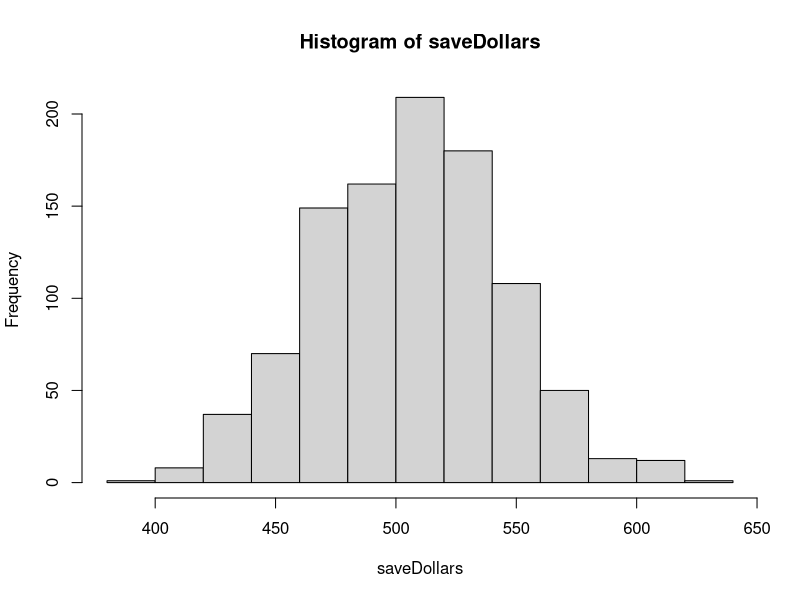
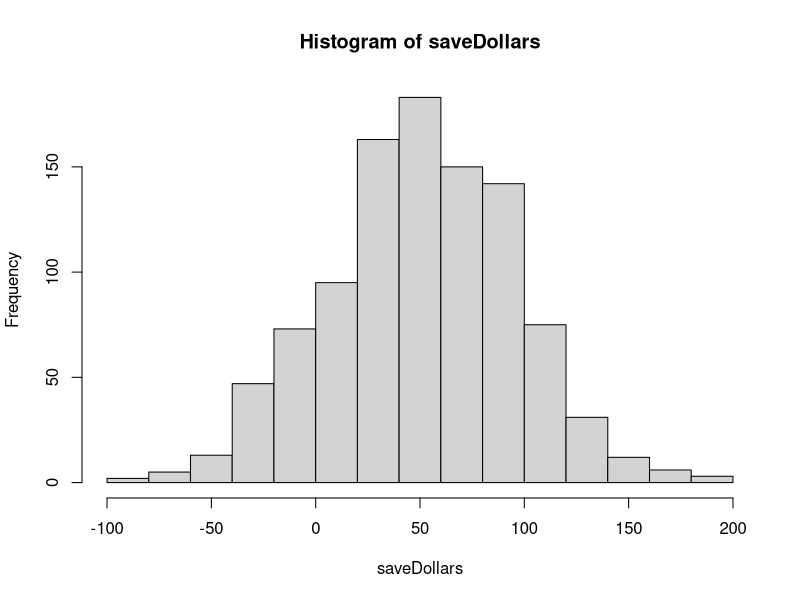
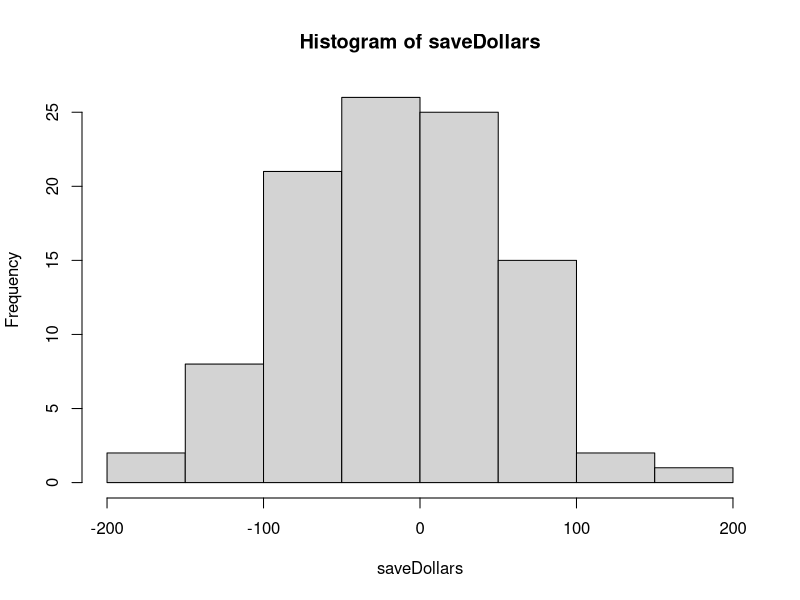

These charts were generated, in order, by the following R code:
## ---- chunk 1
Bdays = 1:365
Bsamples = vector("numeric")
TotalDollars= 0
saveDollars=vector('numeric')
## ---- chunk 2
for(loop in 1:1000){

  TotalDollars= 0
  classSize= 35
  for(i in 1:1137) {
    Bsamples = sample(Bdays,35, replace= TRUE)
   if (length(unique(Bsamples)) == classSize) {
     TotalDollars = TotalDollars -2
   } else{
      TotalDollars = TotalDollars +1
  }  
 }

saveDollars[loop] = TotalDollars
}
hist(saveDollars)
print(mean(saveDollars))





## ---- chunk 3
stdevDollars = sd(saveDollars)
meanDollars = mean(saveDollars)
CI = c(meanDollars-2*stdevDollars, meanDollars+2*stdevDollars)

print(CI)
## ---- chunk 4
TotalDollars= 0
saveDollars=vector('numeric')
for(loop in 1:1000){

  TotalDollars= 0
  classSize= 29
  for(i in 1:1137) {
    Bsamples = sample(Bdays,classSize, replace= TRUE)
   if (length(unique(Bsamples)) == classSize) {
     TotalDollars = TotalDollars -2
   } else{
      TotalDollars = TotalDollars +1
  }  
 }

saveDollars[loop] = TotalDollars
}
hist(saveDollars)
print(mean(saveDollars))





## ---- chunk 5
TotalDollars= 0
saveDollars=vector('numeric')
classSize= 35
lossAmt = 4.5

for(loop in 1:100){

  TotalDollars= 0
 
  for(i in 1:1137) {
    Bsamples = sample(Bdays,classSize, replace= TRUE)
   if (length(unique(Bsamples)) == classSize) {
     TotalDollars = TotalDollars - lossAmt
   } else{
      TotalDollars = TotalDollars +1
  }  
 }

saveDollars[loop] = TotalDollars
}
hist(saveDollars)
print(mean(saveDollars))





